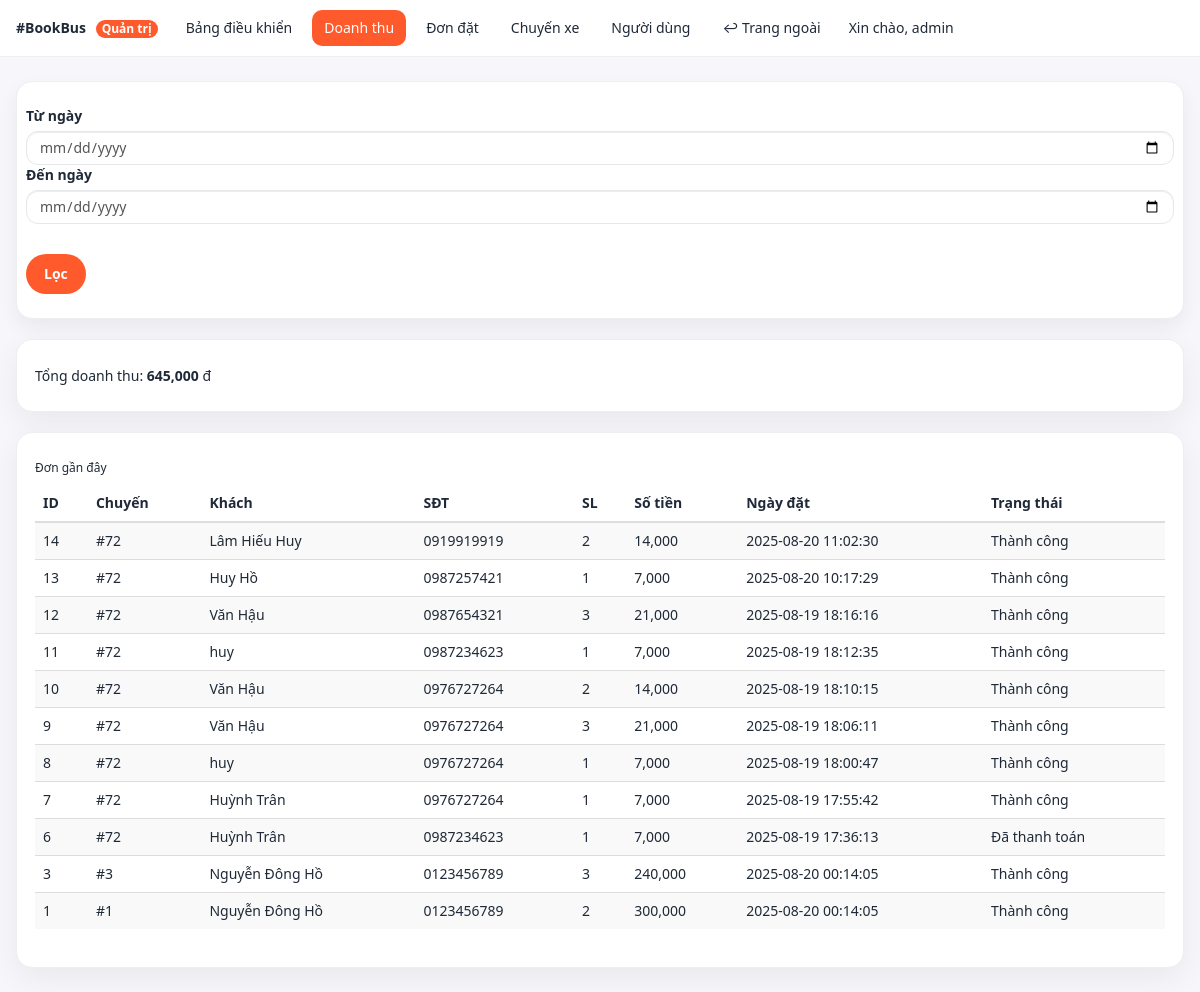
Page /admin/doanhthu.php (signed in) on the earlier database version.
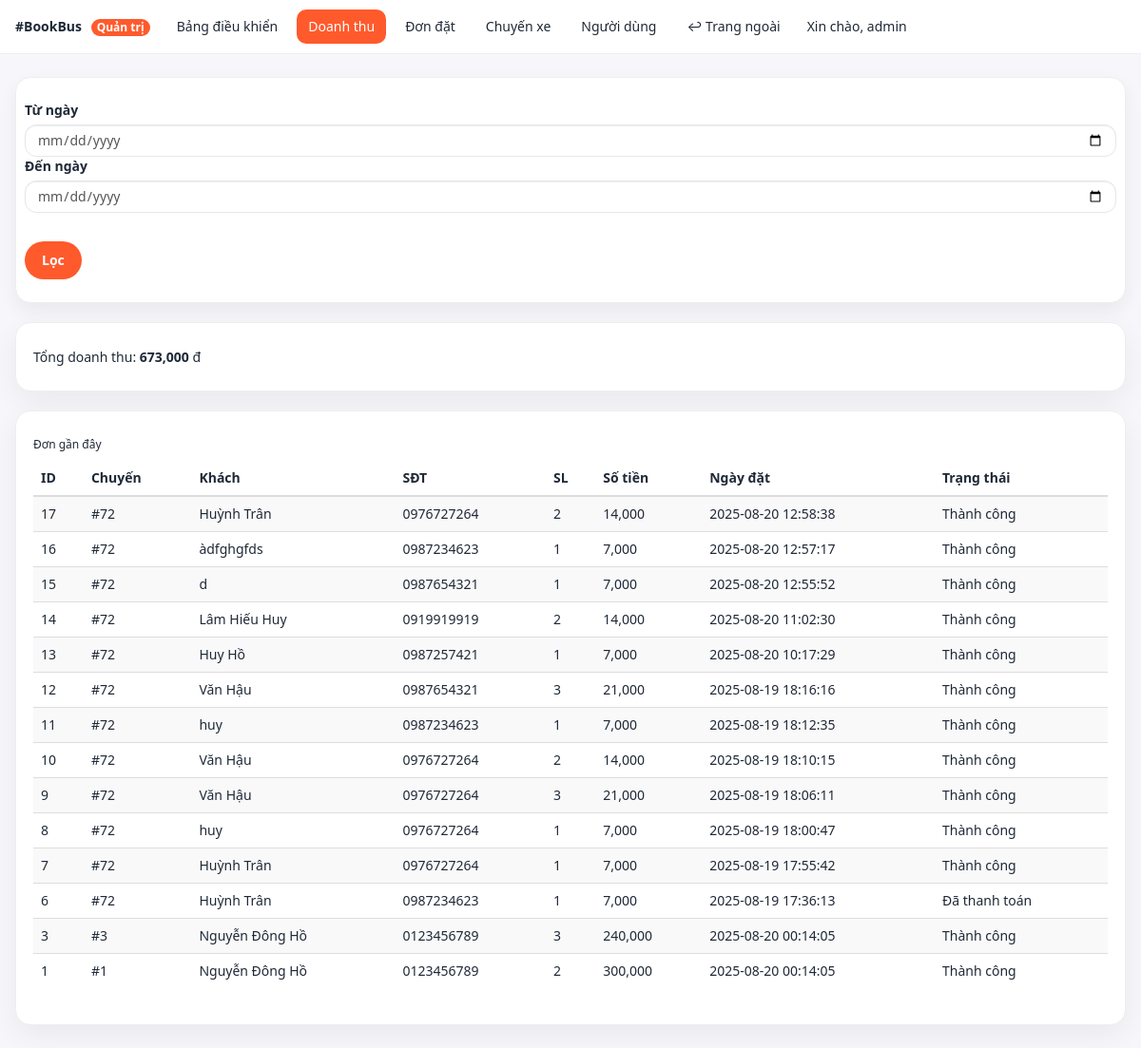
Same page on the later database version.
### tables this page shows
CREATE TABLE "dat_ve" (
        id INTEGER PRIMARY KEY AUTOINCREMENT,
        user_id INTEGER,
        id_chuyen INTEGER,
        ho_ten TEXT,
        email TEXT,
        sdt TEXT,
        so_luong INTEGER DEFAULT 1,
        amount REAL DEFAULT 0,
        gia_ve REAL DEFAULT 0,
        payment_status TEXT DEFAULT 'pending',
        order_id TEXT,
        ngay_dat TEXT DEFAULT (datetime('now', 'localtime')),
        created_at TEXT DEFAULT (datetime('now', 'localtime'))
    , payment_provider TEXT DEFAULT 'mock', txn_id TEXT, ipn_payload TEXT, updated_at TEXT);

### admin/doanhthu.php (the view, shortened to what this page needs)
<?php
require_once __DIR__ . "/_layout_top.php";
require_once __DIR__ . "/../libs/db_chuyenxe.php";
$from = $_GET['from'] ?? '';
$to   = $_GET['to']   ?? '';
$where = "payment_status IN ('success','paid')";
$sqlSum = "SELECT COALESCE(SUM(amount),0) AS total FROM dat_ve WHERE $where";
$st = $pdo->prepare($sqlSum);
$st->execute();
$total = (int)$st->fetchColumn();
$sqlList = "SELECT id, id_chuyen, ho_ten, sdt, so_luong, amount, ngay_dat, payment_status
            FROM dat_ve WHERE $where ORDER BY id DESC LIMIT 50";
$st2 = $pdo->prepare($sqlList);
$st2->execute();
$rows = $st2->fetchAll(PDO::FETCH_ASSOC);
function vn_status($s){
  $map = [
    'pending'  => 'Chờ thanh toán',
    'paid'     => 'Đã thanh toán',
    'success'  => 'Thành công',
    'failed'   => 'Thất bại',
    'refunded' => 'Đã hoàn tiền',
  ];
  return $map[$s] ?? $s;
}
?>
<div class="form-card" style="margin-bottom:20px;">
  <form class="row g-3" method="get">
    <div class="col-auto">
      <label class="form-label">Từ ngày</label>
      <input type="date" class="form-control" name="from" value="<?=htmlspecialchars($from)?>">
    </div>
    <div class="col-auto">
      <label class="form-label">Đến ngày</label>
      <input type="date" class="form-control" name="to" value="<?=htmlspecialchars($to)?>">
    </div>
    <div class="col-auto" style="padding-top:30px;">
      <button class="btn btn-brand">Lọc</button>
    </div>
  </form>
</div>
<div class="cardx" style="margin-bottom:20px;">
  <h5>Tổng doanh thu: <b><?= number_format($total) ?></b> đ</h5>
</div>
<div class="cardx">
  <h6>Đơn gần đây</h6>
  <div class="table-responsive">
    <table class="table table-striped table-sm">
      <thead><tr>
        <th>ID</th><th>Chuyến</th><th>Khách</th><th>SĐT</th><th>SL</th><th>Số tiền</th><th>Ngày đặt</th><th>Trạng thái</th>
      </tr></thead>
      <tbody>
      <?php foreach ($rows as $r): ?>
        <tr>
          <td><?=$r['id']?></td>
          <td>#<?=$r['id_chuyen']?></td>
          <td><?=htmlspecialchars($r['ho_ten'])?></td>
          <td><?=htmlspecialchars($r['sdt'])?></td>
          <td><?=$r['so_luong']?></td>
          <td><?=number_format((int)$r['amount'])?></td>
          <td><?=htmlspecialchars($r['ngay_dat'])?></td>
          <td><?=vn_status($r['payment_status'])?></td>
      <?php endforeach; ?>
      </tbody>
    </table>
  </div>
</div>
<?php require_once __DIR__ . "/_layout_bottom.php"; ?>

Differences in the rows shown:
added dat_ve: id "17", id_chuyen "72", ho_ten "Huỳnh Trân", sdt "0976727264", so_luong "2", amount "14,000", ngay_dat "2025-08-20 12:58:38", payment_status "Thành công"
added dat_ve: id "16", id_chuyen "72", ho_ten "àdfghgfds", sdt "0987234623", so_luong "1", amount "7,000", ngay_dat "2025-08-20 12:57:17", payment_status "Thành công"
added dat_ve: id "15", id_chuyen "72", ho_ten "d", sdt "0987654321", so_luong "1", amount "7,000", ngay_dat "2025-08-20 12:55:52", payment_status "Thành công"
Other differences:
$total: "645,000" → "673,000"
